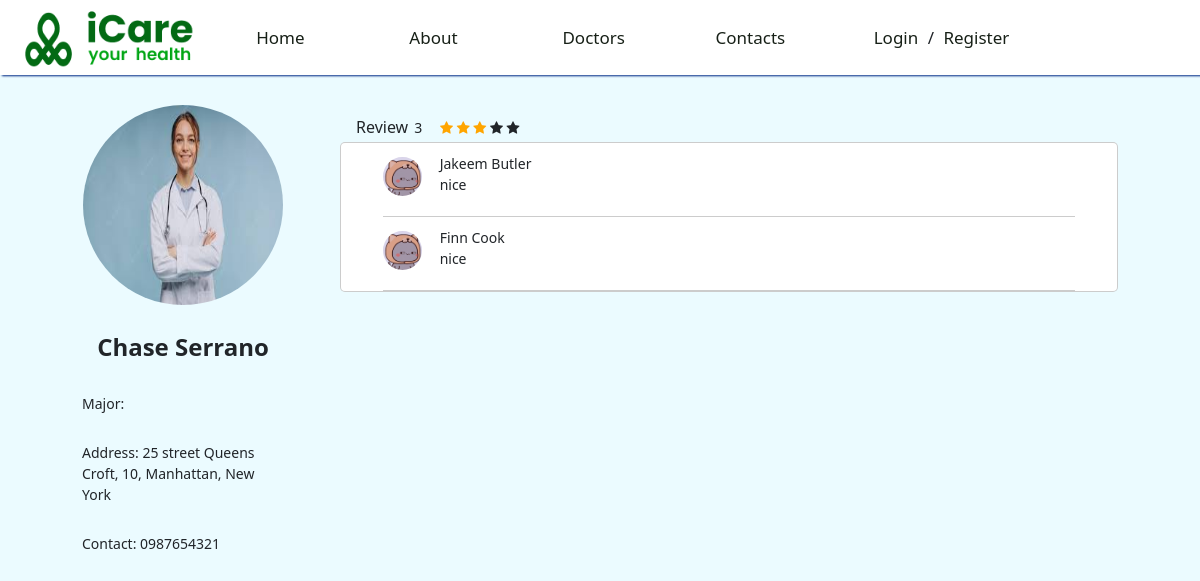
Screenshot of /index.php?page=detail&id=6 with the database file from the repository.
### tables this page shows
CREATE TABLE doctor
(
    doc_name VARCHAR(50) NOT NULL,
    clinic_number VARCHAR(50),
    doc_id INT NOT NULL,
    street VARCHAR(50),
    ward VARCHAR(50),
    district VARCHAR(50),
    city VARCHAR(50),
    image_url VARCHAR(200),
    description VARCHAR(500),
    star_reviews FLOAT NOT NULL,
    phone_number VARCHAR(50),
    PRIMARY KEY (doc_id)
);

### views/detail-components/detail-info-card.php (the view, shortened to what this page needs)
<?php
include "./services/connection.php";
?>
<?php
    $name = "";
    $image_url = "";
    $address = "";
    if(isset($_GET['id']))
        $id = $_GET['id'];
    $sql1 = "CALL getDoctorDetails($id);";
    $record = mysqli_query($conn, $sql1);
    while ($user_info = mysqli_fetch_assoc($record)) {
        $address = $user_info['clinic_number'] . " street " . $user_info['street'] . ", " . $user_info['ward'] . ", " . $user_info['district'] . ", " . $user_info['city'];
        $name = $user_info['doc_name'];
        $image_url = $user_info['image_url'];
        $contact = $user_info['phone_number'];
    }
?>
<div class="user-card">
    <div class="user-image-card">
        <img class="user-image" src="./assets/img/user/<?php echo $image_url ?>" alt="">
    </div>
    <div>
        <div class="user-name"><?php echo $name ?></div>
        <div class='user-info'>Major: <span class='info'></div>
        <div class="user-info">Address: <span class="info"><?php echo $address ?></span></div>
        <div class="user-info">Contact: <span class="info"><?php echo $contact ?></span></div>
    </div>
</div>

### views/detail-components/review.php
<?php
include "./services/connection.php";
$id = $_GET['id'];
?>
<div class="review">
    <?php
        $sql = "SELECT star_reviews FROM doctor WHERE doc_id = $id";
        $result = mysqli_query($conn, $sql);
        while ($row = mysqli_fetch_assoc($result)){
            $stars = round($row['star_reviews']);
        }
    ?>
    <h4>Review <span class="review-rating"><?php echo $stars ?></span></h4>
    <div class="review-star">
        <?php for ($x = 0; $x < 5; $x++) {
            if($stars > 0){
        ?>
                <span class="fa fa-star checked"></span>
            <?php } else { ?>
                <span class="fa fa-star"></span>
        <?php } $stars = $stars - 1; } ?>
    </div>
    <div class="review-part">
        <?php
        $sql = "call getRecentReviews($id)";
        $result = mysqli_query($conn, $sql);
        while ($row = mysqli_fetch_assoc($result)) {
        ?>
            <div class="reviewer">
                <img class="reviewer-img" src="./assets/img/user/<?php echo $row['image_url'] ?>" alt="">
                <div>
                    <div class="reviewer-name"><?php echo $row['patient_name'] ?></div>
                    <div class="reviewer-comment"><?php echo $row['patient_review'] ?></div>
                </div>
            </div>
        <?php } ?>
    </div>
</div>

### assets/css/base.css (style rules this page uses)
:root { --primary-color: #012884; --primary-text-color: #016A14; --white-color: #fff; --black-color: #000; --text-color: #7a7a7a; --black-text-color: #172017; --border-color: #dbdbdb; --background-color: #ebfbff; --header-height: 75px; --header-height-responsive: 120px; }
* { box-sizing: inherit; }
html { font-size: 62.5%; line-height: 1.6rem; font-family: "Roboto", sans-serif; box-sizing: border-box; -webkit-box-sizing: border-box; -moz-box-sizing: border-box; background-color: var(--background-color); }
body { background-color: var(--background-color); background-repeat: no-repeat; background-attachment: fixed; background-position: top center; color: var(--black-text-color); -webkit-font-smoothing: antialiased; font-smooth: antialiased; -moz-osx-font-smoothing: grayscale; }

### assets/css/profile/user-info-card.css (style rules this page uses)
.user-card { background-color: none; text-align: center; margin-left: 3em; margin-top: 3em; }
.user-image-card { margin: 0; padding: 0; }
.user-image { width: 280px; height: 280px; border-radius: 50%; }
.user-name { font-size: 24px; font-weight: 700; margin-top: 1em; }
.user-info { font-size: 14px; text-align: start; margin: 2em 2em; font-weight: 500; }
.info { font-weight: 400; }
@media (max-width: 1400px) { .user-image { width: 200px; height: 200px; } }

### assets/css/profile/profile-page.css (style rules this page uses)
body { background-color: #ebfbff; }

### assets/css/profile/review.css (style rules this page uses)
.review { margin-top: 3em; margin-left: 2em; font-size: 14px; width: 90%; }
.review > h4 { font-size: 16px; margin-left: 1em; display: inline-block; }
.review-rating { margin-left: 2px; font-size: 14px; font-weight: 400; }
.review-star { display: inline-block; margin-left: 1em; }
.review-part { background-color: white; border: 1px solid rgba(0, 0, 0, 0.2); border-radius: 5px; }
.reviewer { margin-right: 3em; margin-left: 3em; border-bottom: 1px solid rgba(0, 0, 0, 0.2); padding-top: 10px; }
.reviewer > div { display: inline-block; }
.checked { color: orange; }
.reviewer-img { width: 39px; height: 39px; border-radius: 50%; background-color: none; margin-right: 1em; display: inline-block; margin-bottom: 20px; }
.reviewer-name { display: inline-block; }

### rows the page displays
doctor: image_url (picture), doc_name "Chase Serrano", address "25 street Queens Croft, 10, Manhattan, New York", phone_number "0987654321", star_reviews "3"

### other values shown
$row['patient_name'] "Jakeem Butler"
$row['patient_review'] "nice"
$row['patient_name'] "Finn Cook"
